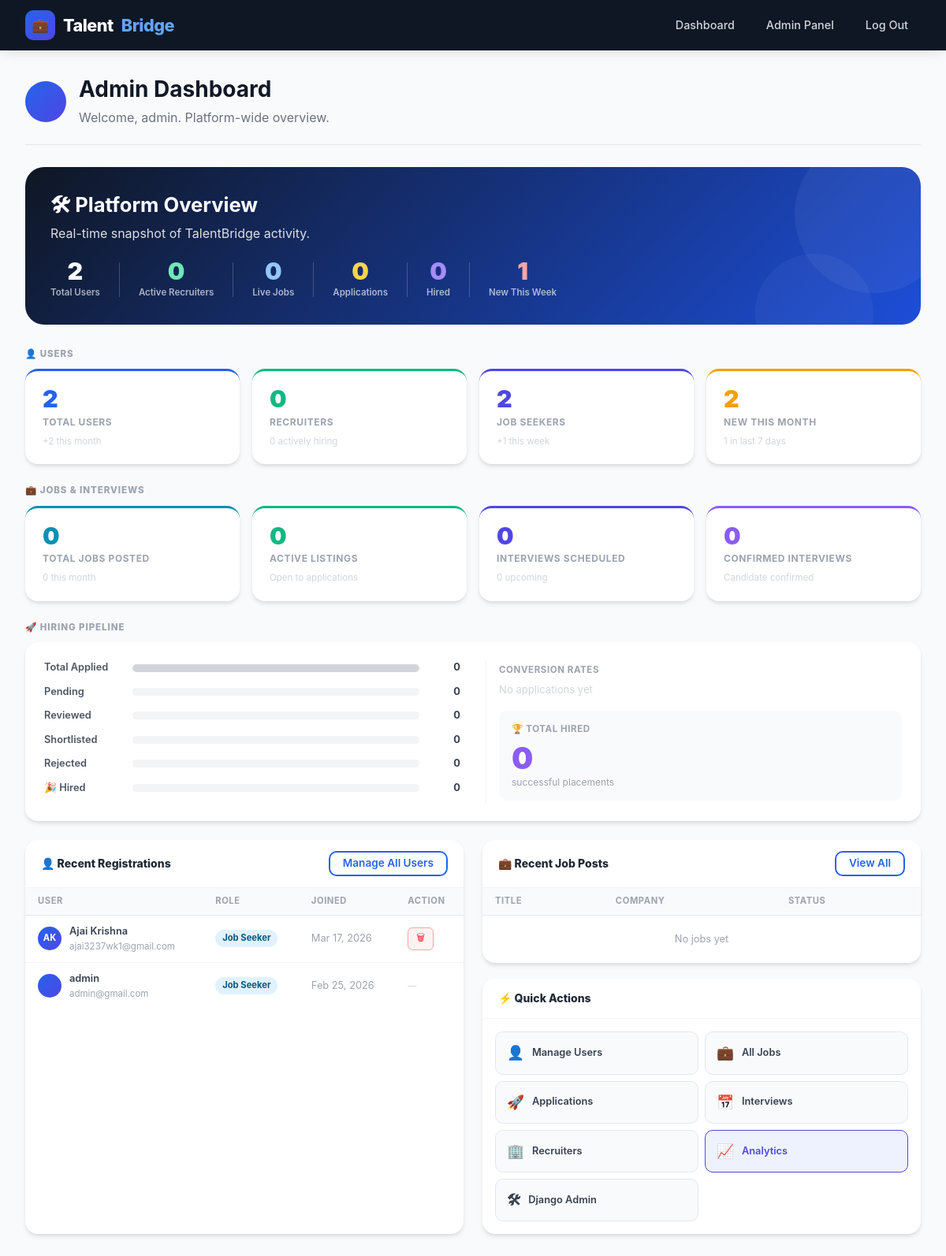
/accounts/dashboard/admin/ (signed in), run on the app's committed database.
### accounts/models.py (models this page shows, shortened)
class User(AbstractUser):
    ADMIN = 'admin'
    RECRUITER = 'recruiter'
    JOB_SEEKER = 'job_seeker'
    ROLE_CHOICES = [
        (ADMIN, 'Admin'),
        (RECRUITER, 'Recruiter'),
        (JOB_SEEKER, 'Job Seeker'),
    ]
    role = models.CharField(max_length=20, choices=ROLE_CHOICES, default=JOB_SEEKER)
    phone = models.CharField(max_length=20, blank=True)
    def is_admin_user(self):
        return self.role == self.ADMIN or self.is_superuser

### accounts/views.py (the view)
# urls.py: path('dashboard/admin/', views.admin_dashboard, name='admin_dashboard'),
@login_required(login_url='/accounts/login/')
def admin_dashboard(request):
    if not request.user.is_admin_user():
        messages.error(request, 'Access denied.')
        return _role_redirect(request.user)
    from django.utils import timezone
    from datetime import timedelta
    from jobs.models import JobPost
    from applications.models import Application
    from interviews.models import Interview
    from accounts.models import RecruiterProfile
    now       = timezone.now()
    week_ago  = now - timedelta(days=7)
    month_ago = now - timedelta(days=30)
    total_users     = User.objects.count()
    total_rec       = User.objects.filter(role=User.RECRUITER).count()
    total_js        = User.objects.filter(role=User.JOB_SEEKER).count()
    new_this_week   = User.objects.filter(date_joined__gte=week_ago).count()
    new_this_month  = User.objects.filter(date_joined__gte=month_ago).count()
    total_jobs      = JobPost.objects.count()
    active_jobs     = JobPost.objects.filter(status=JobPost.STATUS_ACTIVE).count()
    jobs_this_month = JobPost.objects.filter(created_at__gte=month_ago).count()
    active_recruiters = RecruiterProfile.objects.filter(
        jobs__status=JobPost.STATUS_ACTIVE
    ).distinct().count()
    total_apps    = Application.objects.count()
    pending_apps  = Application.objects.filter(status='pending').count()
    reviewed_apps = Application.objects.filter(status='reviewed').count()
    shortlisted   = Application.objects.filter(status='shortlisted').count()
    rejected      = Application.objects.filter(status='rejected').count()
    hired         = Application.objects.filter(status='hired').count()
    total_interviews     = Interview.objects.count()
    upcoming_interviews  = Interview.objects.filter(
        scheduled_at__gte=now).exclude(status__in=['cancelled', 'completed']).count()
    confirmed_interviews = Interview.objects.filter(status='confirmed').count()
    recent_users = User.objects.order_by('-date_joined')[:8]
    recent_jobs  = JobPost.objects.select_related('recruiter').order_by('-created_at')[:5]
    stats = {
        'total_users':    total_users,    'recruiters':    total_rec,
        'job_seekers':    total_js,       'new_this_week': new_this_week,
        'new_this_month': new_this_month,
        'total_jobs':     total_jobs,     'active_jobs':   active_jobs,
        'jobs_this_month': jobs_this_month,
        'active_recruiters': active_recruiters,
        'total_apps':    total_apps,      'pending_apps':  pending_apps,
        'reviewed_apps': reviewed_apps,   'shortlisted':   shortlisted,
        'rejected':      rejected,        'hired':         hired,
        'total_interviews':    total_interviews,
        'upcoming_interviews': upcoming_interviews,
        'confirmed_interviews': confirmed_interviews,
        'recent_users': recent_users,
        'recent_jobs':  recent_jobs,
    }
    return render(request, 'accounts/admin_dashboard.html', {'stats': stats})

### templates/accounts/admin_dashboard.html (shortened to what this page needs)
{% extends 'accounts/base.html' %}
{% block content %}
<div class="main-content">
  <div class="page-header">
    <div class="flex items-center gap-4">
      <div class="avatar" style="width:52px;height:52px;font-size:1.3rem;">
      </div>
      <div>
        <h1>Admin Dashboard</h1>
        <p>Welcome, {{ request.user.get_full_name|default:request.user.username }}. Platform-wide overview.</p>
      </div>
    </div>
  </div>
  <div class="welcome-card" style="margin-bottom:28px;">
    <h2>&#128736; Platform Overview</h2>
    <p>Real-time snapshot of TalentBridge activity.</p>
    <div class="ov-bar">
      <div class="ov-item">
        <div class="ov-val">{{ stats.total_users }}</div>
        <div class="ov-lbl">Total Users</div>
      </div>
      <div class="ov-item">
        <div class="ov-val" style="color:#6ee7b7;">{{ stats.active_recruiters }}</div>
        <div class="ov-lbl">Active Recruiters</div>
      </div>
      <div class="ov-item">
        <div class="ov-val" style="color:#93c5fd;">{{ stats.active_jobs }}</div>
        <div class="ov-lbl">Live Jobs</div>
      </div>
      <div class="ov-item">
        <div class="ov-val" style="color:#fcd34d;">{{ stats.total_apps }}</div>
        <div class="ov-lbl">Applications</div>
      </div>
      <div class="ov-item">
        <div class="ov-val" style="color:#a78bfa;">{{ stats.hired }}</div>
        <div class="ov-lbl">Hired</div>
      </div>
      <div class="ov-item">
        <div class="ov-val" style="color:#fca5a5;">{{ stats.new_this_week }}</div>
        <div class="ov-lbl">New This Week</div>
      </div>
    </div>
  </div>
  <div style="font-size:.72rem;font-weight:800;color:var(--gray-400);text-transform:uppercase;letter-spacing:.08em;margin-bottom:10px;">&#128100; Users</div>
  <div class="grid-4">
    <div class="adm-stat" style="border-top-color:var(--blue);">
      <div class="adm-stat-val" style="color:var(--blue);">{{ stats.total_users }}</div>
      <div class="adm-stat-label">Total Users</div>
      <div class="adm-stat-sub">+{{ stats.new_this_month }} this month</div>
    </div>
    <div class="adm-stat" style="border-top-color:var(--green);">
      <div class="adm-stat-val" style="color:var(--green);">{{ stats.recruiters }}</div>
      <div class="adm-stat-label">Recruiters</div>
      <div class="adm-stat-sub">{{ stats.active_recruiters }} actively hiring</div>
    </div>
    <div class="adm-stat" style="border-top-color:var(--indigo);">
      <div class="adm-stat-val" style="color:var(--indigo);">{{ stats.job_seekers }}</div>
      <div class="adm-stat-label">Job Seekers</div>
      <div class="adm-stat-sub">+{{ stats.new_this_week }} this week</div>
    </div>
    <div class="adm-stat" style="border-top-color:var(--orange);">
      <div class="adm-stat-val" style="color:var(--orange);">{{ stats.new_this_month }}</div>
      <div class="adm-stat-label">New This Month</div>
      <div class="adm-stat-sub">{{ stats.new_this_week }} in last 7 days</div>
    </div>
  </div>
  <div style="font-size:.72rem;font-weight:800;color:var(--gray-400);text-transform:uppercase;letter-spacing:.08em;margin-bottom:10px;">&#128188; Jobs &amp; Interviews</div>
  <div class="grid-4">
    <div class="adm-stat" style="border-top-color:#0891b2;">
      <div class="adm-stat-val" style="color:#0891b2;">{{ stats.total_jobs }}</div>
      <div class="adm-stat-label">Total Jobs Posted</div>
      <div class="adm-stat-sub">{{ stats.jobs_this_month }} this month</div>
    </div>
    <div class="adm-stat" style="border-top-color:var(--green);">
      <div class="adm-stat-val" style="color:var(--green);">{{ stats.active_jobs }}</div>
      <div class="adm-stat-label">Active Listings</div>
      <div class="adm-stat-sub">Open to applications</div>
    </div>
    <div class="adm-stat" style="border-top-color:var(--indigo);">
      <div class="adm-stat-val" style="color:var(--indigo);">{{ stats.total_interviews }}</div>
      <div class="adm-stat-label">Interviews Scheduled</div>
      <div class="adm-stat-sub">{{ stats.upcoming_interviews }} upcoming</div>
    </div>
    <div class="adm-stat" style="border-top-color:#8b5cf6;">
      <div class="adm-stat-val" style="color:#8b5cf6;">{{ stats.confirmed_interviews }}</div>
      <div class="adm-stat-label">Confirmed Interviews</div>
      <div class="adm-stat-sub">Candidate confirmed</div>
    </div>
  </div>
  <div style="font-size:.72rem;font-weight:800;color:var(--gray-400);text-transform:uppercase;letter-spacing:.08em;margin-bottom:10px;">&#128640; Hiring Pipeline</div>
  <div class="pipe-wrap">
    <div style="display:grid;grid-template-columns:1fr 1fr;gap:32px;">
      <div>
        {% with total=stats.total_apps|default:1 %}
        <div class="pipe-row">
          <div class="pipe-label">Total Applied</div>
          <div class="pipe-track"><div class="pipe-fill" style="width:100%;background:var(--gray-300);"></div></div>
          <div class="pipe-count">{{ stats.total_apps }}</div>
        </div>
        <div class="pipe-row">
          <div class="pipe-label">Pending</div>
          <div class="pipe-track"><div class="pipe-fill" style="width:{% widthratio stats.pending_apps total 100 %}%;background:#94a3b8;"></div></div>
          <div class="pipe-count">{{ stats.pending_apps }}</div>
        </div>
        <div class="pipe-row">
          <div class="pipe-label">Reviewed</div>
          <div class="pipe-track"><div class="pipe-fill" style="width:{% widthratio stats.reviewed_apps total 100 %}%;background:var(--blue);"></div></div>
          <div class="pipe-count">{{ stats.reviewed_apps }}</div>
        </div>
        <div class="pipe-row">
          <div class="pipe-label">Shortlisted</div>
          <div class="pipe-track"><div class="pipe-fill" style="width:{% widthratio stats.shortlisted total 100 %}%;background:var(--green);"></div></div>
          <div class="pipe-count">{{ stats.shortlisted }}</div>
        </div>
        <div class="pipe-row">
          <div class="pipe-label">Rejected</div>
          <div class="pipe-track"><div class="pipe-fill" style="width:{% widthratio stats.rejected total 100 %}%;background:#ef4444;"></div></div>
          <div class="pipe-count">{{ stats.rejected }}</div>
        </div>
        <div class="pipe-row">
          <div class="pipe-label">&#127881; Hired</div>
          <div class="pipe-track"><div class="pipe-fill" style="width:{% widthratio stats.hired total 100 %}%;background:#8b5cf6;"></div></div>
          <div class="pipe-count">{{ stats.hired }}</div>
        </div>
        {% endwith %}
      </div>
      <div style="display:flex;flex-direction:column;justify-content:center;gap:16px;padding-left:16px;border-left:1px solid var(--gray-100);">
        <div>
          <div style="font-size:.72rem;font-weight:700;color:var(--gray-400);text-transform:uppercase;letter-spacing:.05em;margin-bottom:6px;">Conversion Rates</div>
          {% if stats.total_apps %}
          <div style="display:flex;flex-direction:column;gap:8px;">
            <div style="display:flex;justify-content:space-between;align-items:center;font-size:.82rem;">
              <span style="color:var(--gray-600);">Shortlist rate</span>
              <span style="font-weight:800;color:var(--green);">{% widthratio stats.shortlisted stats.total_apps 100 %}%</span>
            </div>
            <div style="display:flex;justify-content:space-between;align-items:center;font-size:.82rem;">
              <span style="color:var(--gray-600);">Hire rate</span>
              <span style="font-weight:800;color:#8b5cf6;">{% widthratio stats.hired stats.total_apps 100 %}%</span>
            </div>
            <div style="display:flex;justify-content:space-between;align-items:center;font-size:.82rem;">
              <span style="color:var(--gray-600);">Interview rate</span>
              <span style="font-weight:800;color:var(--indigo);">{% widthratio stats.total_interviews stats.total_apps 100 %}%</span>
            </div>
          </div>
          {% else %}
          <div style="color:var(--gray-300);font-size:.82rem;">No applications yet</div>
          {% endif %}
        </div>
        <div style="background:var(--gray-50);border-radius:var(--radius);padding:14px 16px;">
          <div style="font-size:.72rem;font-weight:700;color:var(--gray-400);text-transform:uppercase;letter-spacing:.05em;margin-bottom:8px;">&#127942; Total Hired</div>
          <div style="font-size:2.4rem;font-weight:900;color:#8b5cf6;line-height:1;">{{ stats.hired }}</div>
          <div style="font-size:.75rem;color:var(--gray-400);margin-top:2px;">successful placements</div>
        </div>
      </div>
    </div>
  </div>
  <div class="grid-2">
    <div class="adm-card">
      <div class="adm-card-hd">
        <span class="adm-card-title">&#128100; Recent Registrations</span>
        <a href="{% url 'accounts:admin_user_list' %}" class="btn btn-outline btn-sm">Manage All Users</a>
      </div>
      <table class="adm-table">
        <thead>
          <tr>
            <th>User</th>
            <th>Role</th>
            <th>Joined</th>
            <th>Action</th>
          </tr>
        </thead>
        <tbody>
          {% for u in stats.recent_users %}
          <tr>
            <td>
              <div style="display:flex;align-items:center;gap:10px;">
                <div class="avatar" style="width:30px;height:30px;font-size:.7rem;">
                  {{ u.first_name|slice:":1"|upper }}{{ u.last_name|slice:":1"|upper }}
                </div>
                <div>
                  <div style="font-weight:600;">{{ u.get_full_name|default:u.username }}</div>
                  <div style="font-size:.72rem;color:var(--gray-400);">{{ u.email }}</div>
                </div>
              </div>
            </td>
            <td><span class="role-badge role-{{ u.role }}">{{ u.get_role_display }}</span></td>
            <td style="color:var(--gray-400);">{{ u.date_joined|date:"M d, Y" }}</td>
            <td>
              {% if u.pk == request.user.pk or u.role == 'admin' %}
              <span style="font-size:.7rem;color:var(--gray-300);">—</span>
              {% else %}
              <button class="adm-del-btn"
                      onclick="openDel({{ u.pk }}, '{{ u.get_full_name|default:u.email|escapejs }}')">
                &#128465;
              </button>
              {% endif %}
            </td>
          </tr>
          {% empty %}
          <tr><td colspan="4" style="text-align:center;color:var(--gray-400);padding:24px;">No users yet</td></tr>
          {% endfor %}
        </tbody>
      </table>
    </div>
    <div style="display:flex;flex-direction:column;gap:20px;">
      <div class="adm-card">
        <div class="adm-card-hd">
          <span class="adm-card-title">&#128188; Recent Job Posts</span>
          <a href="/admin/jobs/jobpost/" class="btn btn-outline btn-sm">View All</a>
        </div>
        <table class="adm-table">
          <thead>
            <tr><th>Title</th><th>Company</th><th>Status</th></tr>
          </thead>
          <tbody>
            {% for job in stats.recent_jobs %}
            <tr>
              <td style="font-weight:600;">{{ job.title|truncatechars:30 }}</td>
              <td style="color:var(--gray-500);">{{ job.recruiter.company_name|truncatechars:20 }}</td>
              <td>
                <span class="jb-pill jb-{{ job.status }}">{{ job.get_status_display }}</span>
              </td>
            </tr>
            {% empty %}
            <tr><td colspan="3" style="text-align:center;color:var(--gray-400);padding:20px;">No jobs yet</td></tr>
            {% endfor %}
          </tbody>
        </table>
      </div>
      <div class="adm-card">
        <div class="adm-card-hd">
          <span class="adm-card-title">&#9889; Quick Actions</span>
        </div>
        <div class="qa-grid">
          <a href="{% url 'accounts:admin_user_list' %}" class="qa-btn">
            <span class="qa-icon">&#128100;</span><span>Manage Users</span>
          </a>
          <a href="/admin/jobs/jobpost/" class="qa-btn">
            <span class="qa-icon">&#128188;</span><span>All Jobs</span>
          </a>
          <a href="/admin/applications/application/" class="qa-btn">
            <span class="qa-icon">&#128640;</span><span>Applications</span>
          </a>
          <a href="/admin/interviews/interview/" class="qa-btn">
            <span class="qa-icon">&#128197;</span><span>Interviews</span>
          </a>
          <a href="/admin/recruiter/recruiterprofile/" class="qa-btn">
            <span class="qa-icon">&#127970;</span><span>Recruiters</span>
          </a>
          <a href="{% url 'analytics:dashboard' %}" class="qa-btn" style="border-color:var(--indigo);background:#eef2ff;color:var(--indigo);">
            <span class="qa-icon">&#128200;</span><span>Analytics</span>
          </a>
          <a href="/admin/" class="qa-btn">
            <span class="qa-icon">&#128736;</span><span>Django Admin</span>
          </a>
        </div>
      </div>
    </div>
  </div>
</div>
{% endblock %}

### data on the page
User: user.get_full_name "admin", get_full_name "admin", email "admin@gmail.com", role "Job Seeker", date_joined "Feb 25, 2026"
User: first_name "A", last_name "K", get_full_name "Ajai Krishna", email "ajai3237wk1@gmail.com", role "Job Seeker", date_joined "Mar 17, 2026"

### other printed values
{{ stats.total_users }} "2"
{{ stats.active_recruiters }} "0"
{{ stats.active_jobs }} "0"
{{ stats.total_apps }} "0"
{{ stats.hired }} "0"
{{ stats.new_this_week }} "1"
{{ stats.new_this_month }} "2"
{{ stats.recruiters }} "0"
{{ stats.job_seekers }} "2"
{{ stats.total_jobs }} "0"
{{ stats.jobs_this_month }} "0"
{{ stats.total_interviews }} "0"
{{ stats.upcoming_interviews }} "0"
{{ stats.confirmed_interviews }} "0"
{{ stats.pending_apps }} "0"
